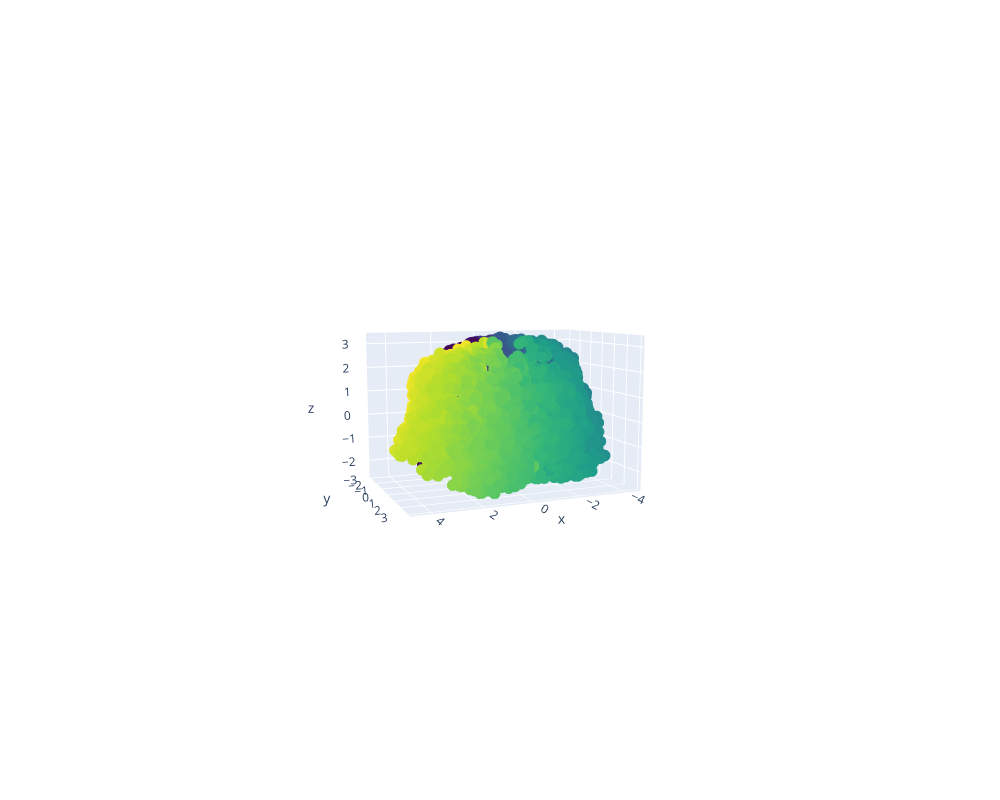

Write notebook code for a chart like this one.
### Code cell
conserved_quantities = [phi0_c_values, energy_c_values, angular_momentum_c_values]
color = conserved_quantities[0]

fig = go.Figure(
        data=[go.Scatter3d(
        x=dims[0],
        y=dims[1],
        z=dims[2],
        mode='markers',
        marker=dict(
            size=4,
            color=color, # set color to an array/list of desired values
            colorscale='viridis',
            opacity=1
        )
    )],
    layout=go.Layout(height=800, width=1000)
)
fig.show()

### Figure 1 — Plotly figure (JSON) as saved in the notebook; plotly's stock layout.template omitted (floating-point values rounded to 4 significant figures; data arrays with more than 128 entries replaced by an {"elided": "..."} marker saying what was removed)
{"data": [{"marker": {"color": {"elided": "6000 float values"}, "colorscale": [[0, "#440154"], [0.1111, "#482878"], [0.2222, "#3e4989"], [0.3333, "#31688e"], [0.4444, "#26828e"], [0.5556, "#1f9e89"], [0.6667, "#35b779"], [0.7778, "#6ece58"], [0.8889, "#b5de2b"], [1, "#fde725"]], "opacity": 1, "size": 4}, "mode": "markers", "type": "scatter3d", "x": {"elided": "6000 float values"}, "y": {"elided": "6000 float values"}, "z": {"elided": "6000 float values"}}], "layout": {"height": 800, "scene": {"aspectmode": "auto", "aspectratio": {"x": 1.311, "y": 0.8915, "z": 0.8554}, "camera": {"center": {"x": 0, "y": 0, "z": 0}, "eye": {"x": 1.597, "y": 3.874, "z": 0.6123}, "projection": {"type": "perspective"}, "up": {"x": 0, "y": 0, "z": 1}}}, "width": 1000}}
